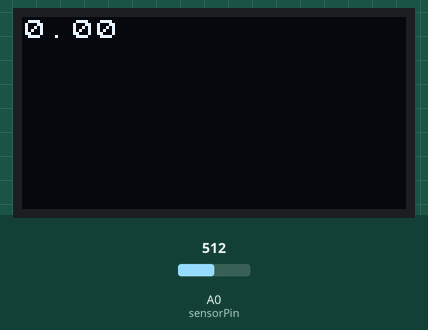
The sketch below on a simulated Arduino Uno, built with avr-gcc and run on an emulated ATmega328P. Shown: 128×64 one-colour display. Inputs (shaded band) come from the test bench; at power-on: A0 (sensorPin) = 512. What the sketch prints to the serial monitor is not drawn.

Above: at 1.2 s.
1.3 s: A0 (sensorPin) set to 497
At 1.91 s:
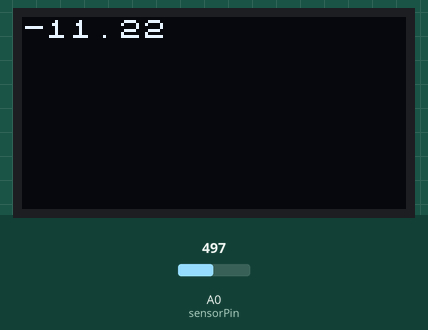
4.2 s: A0 (sensorPin) set to 511
At 4.95 s:
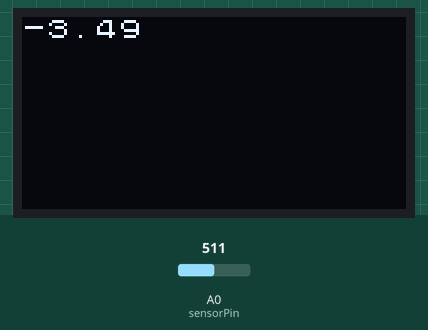
5.8 s: A0 (sensorPin) set to 306
At 6.45 s:
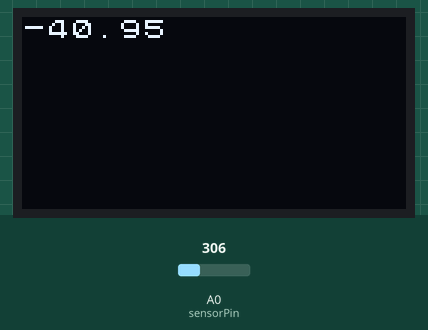
Timing chart, 0 to 8.8 s (numbered marks = the images above; inputs shaded):
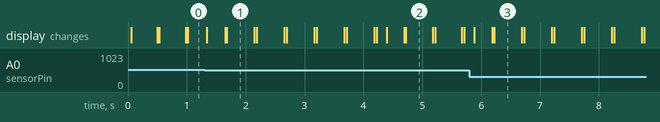

The sketch:

kompilace.ino
```cpp
//Routine for calculating the velocity from
//a pitot tube and MPXV7002DP pressure differential sensor

#include <Arduino.h>
#include <U8x8lib.h>


U8X8_SSD1306_128X64_NONAME_HW_I2C oled_display(/* clock=*/ SCL, /* data=*/ SDA, /* reset=*/ U8X8_PIN_NONE);   // OLEDs without Reset of the Display
int sensorPin = A0;
int sensorValue = 0;

float V_0 = 5.0; // supply voltage to the pressure sensor
float rho = 1.204; // density of air

// parameters for averaging and offset
int offset = 0;
int offset_size = 10;
int veloc_mean_size = 20;
int zero_span = 2;

// setup and calculate offset
void setup() {
  oled_display.begin();
  oled_display.setPowerSave(0);
  oled_display.setFont(u8x8_font_chroma48medium8_r);
  Serial.begin(9600);
  for (int ii=0;ii<offset_size;ii++){
    offset += analogRead(A0)-(1023/2);
  }
  offset /= offset_size;
}

void loop() {
  float adc_avg = 0; float veloc = 0.0;

// average a few ADC readings for stability
  for (int ii=0;ii<veloc_mean_size;ii++){
    adc_avg+= analogRead(A0)-offset;
  }
  adc_avg/=veloc_mean_size;

  // make sure if the ADC reads below 512, then we equate it to a negative velocity
  if (adc_avg>512-zero_span and adc_avg<512+zero_span){
  } else{
    if (adc_avg<512){
      veloc = -sqrt((-10000.0*((adc_avg/1023.0)-0.5))/rho);
    } else{
      veloc = sqrt((10000.0*((adc_avg/1023.0)-0.5))/rho);
    }
  }
  oled_display.print(veloc);
  delay(100);
  oled_display.clear();
  Serial.println(veloc); // print velocity
  delay(10); // delay for stability
}
```

Measured:
- the behaviour switches between 512 and 511 on A0 (sensorPin) (found by bisection; images 0 and 1)
- after the input at 1.3 s, the display: changes at once (image 1)
- after the input at 4.2 s, the display: first differs from a run without the input after 0.19 s (image 2)
- after the input at 5.8 s, the display: changes after 0.08 s (image 3)
- what the display in image 1 shows lasts 0.4 s, from 1.7 s to 2.1 s
